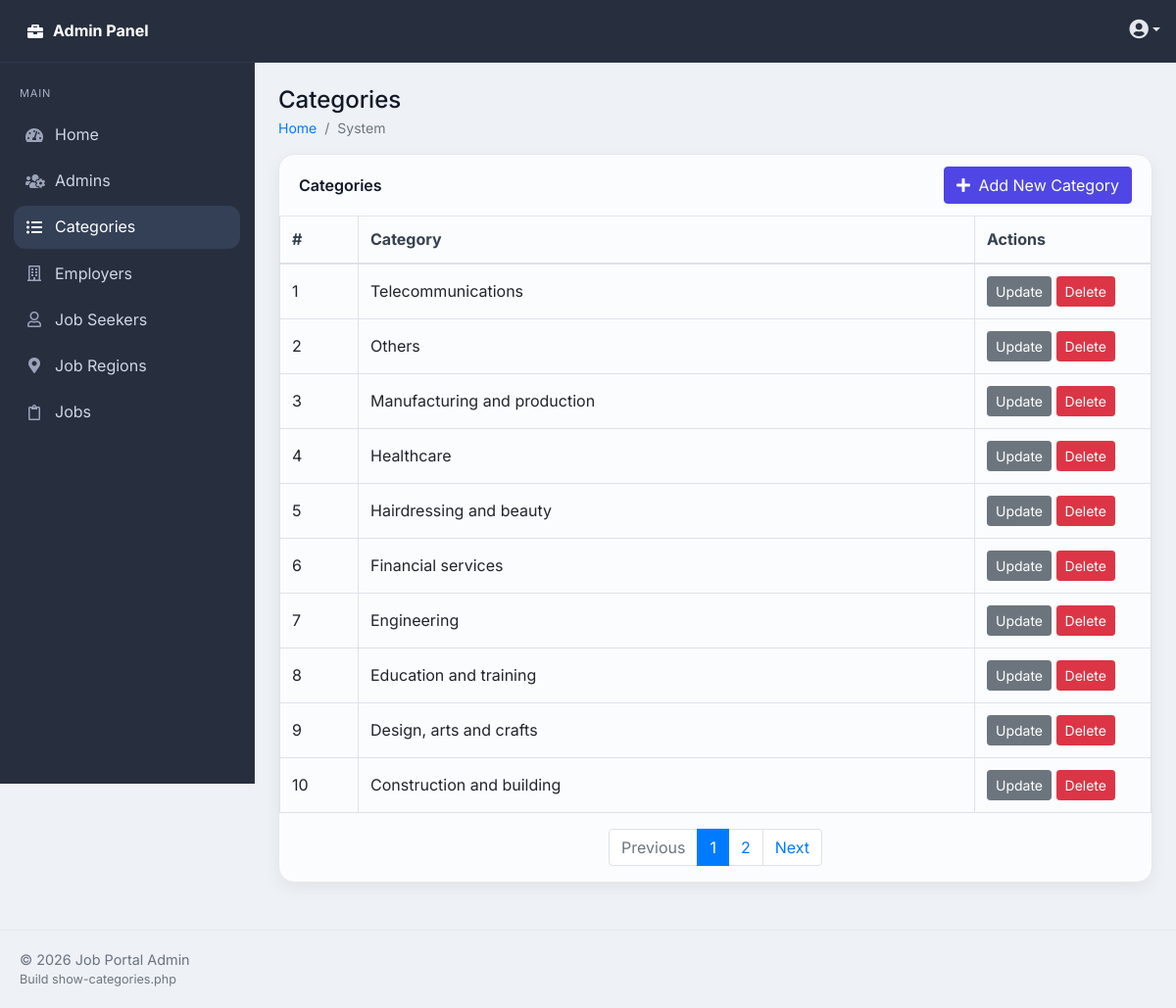
/admin/categories-admins/show-categories.php (signed in), run on the app's committed database.
### tables this page shows
CREATE TABLE `categories` (
  `id` int(3) NOT NULL AUTO_INCREMENT,
  `name` varchar(200) NOT NULL,
  `created_at` timestamp NOT NULL DEFAULT current_timestamp() ON UPDATE current_timestamp(),
  PRIMARY KEY (`id`)
);

### admin/categories-admins/show-categories.php (the view, shortened to what this page needs)
<?php require "../../config/config.php";
?>
<?php
require "../layouts/header.php";
function h($v){ return htmlspecialchars((string)$v, ENT_QUOTES, 'UTF-8'); }
$limit   = 10;
$page    = (isset($_GET['page']) && is_numeric($_GET['page']) && $_GET['page'] > 0) ? (int)$_GET['page'] : 1;
$offset  = ($page - 1) * $limit;
$counter = $offset + 1;
$totalStmt    = $conn->query("SELECT COUNT(*) AS total FROM categories");
$totalRecords = (int)$totalStmt->fetch(PDO::FETCH_OBJ)->total;
$totalPages   = max(1, (int)ceil($totalRecords / $limit));
$stmt = $conn->prepare("SELECT id, name FROM categories ORDER BY id DESC LIMIT :limit OFFSET :offset");
$stmt->bindValue(':limit',  $limit,  PDO::PARAM_INT);
$stmt->bindValue(':offset', $offset, PDO::PARAM_INT);
$stmt->execute();
$categories = $stmt->fetchAll(PDO::FETCH_OBJ);
?>
<div class="row">
  <div class="col">
    <div class="card">
      <div class="card-header d-flex align-items-center justify-content-between">
        <h2 class="card-title h6 mb-0">Categories</h2>
        <a href="<?= ADMINURL ?>/categories-admins/create-category.php" class="btn btn-primary">
          <i class="fas fa-plus mr-1"></i> Add New Category
        </a>
      </div>
      <div class="card-body p-0">
        <div class="table-responsive">
          <table class="table table-hover table-bordered mb-0">
            <thead>
              <tr>
                <th style="width:80px">#</th>
                <th>Category</th>
                <th style="width:180px">Actions</th>
              </tr>
            </thead>
            <tbody>
              <?php if (!$categories): ?>
                <tr>
                  <td colspan="3" class="text-center text-muted py-4">No categories found.</td>
                </tr>
              <?php else: ?>
                <?php foreach ($categories as $category): ?>
                  <tr>
                    <td><?= (int)$counter++; ?></td>
                    <td><?= h($category->name); ?></td>
                    <td>
                      <a href="<?= ADMINURL ?>/categories-admins/update-category.php?id=<?= (int)$category->id ?>" class="btn btn-secondary btn-sm text-white">
                        Update
                      </a>
                      <a href="<?= ADMINURL ?>/categories-admins/delete-category.php?id=<?= (int)$category->id ?>"
                         class="btn btn-danger btn-sm"
                         onclick="return confirm('Delete this category? This action cannot be undone.');">
                        Delete
                      </a>
                    </td>
                  </tr>
                <?php endforeach; ?>
              <?php endif; ?>
            </tbody>
          </table>
        </div>
        <nav class="p-3">
          <ul class="pagination justify-content-center mb-0">
            <li class="page-item <?= ($page <= 1 ? 'disabled' : '') ?>">
              <a class="page-link" href="?page=<?= max(1, $page - 1) ?>">Previous</a>
            </li>
            <?php for ($i = 1; $i <= $totalPages; $i++): ?>
              <li class="page-item <?= ($page === $i ? 'active' : '') ?>">
                <a class="page-link" href="?page=<?= $i ?>"><?= $i ?></a>
              </li>
            <?php endfor; ?>
            <li class="page-item <?= ($page >= $totalPages ? 'disabled' : '') ?>">
              <a class="page-link" href="?page=<?= min($totalPages, $page + 1) ?>">Next</a>
            </li>
          </ul>
        </nav>
      </div>
    </div>
  </div>
</div>
<?php require "../layouts/footer.php"; ?>

### admin/styles/style.css (style rules this page uses)
:root { --nav:#272e3e; --nav-border:#31384c; --nav-muted:#a9b0c2; --bg:#eef1f5; --card:#fbfcfe; --text:#111827; --muted:#6b7280; --primary:#4f46e5; --primary-600:#4338ca; --border:#e5e7eb; --sidebar:#272e3e; --sidebar-border:#31384c; --shadow:0 6px 18px rgba(0,0,0,.06); --radius:16px; }
* { box-sizing:border-box }
html,body { height:100% }
body.app { font-family:'Inter',system-ui,-apple-system,Segoe UI,Roboto,Arial,sans-serif; color:var(--text); background:var(--bg); line-height:1.45; }
.card { border:1px solid var(--border)!important; border-radius:var(--radius)!important; box-shadow:var(--shadow); background:var(--card); }
.card-header { background:transparent; border-bottom:1px solid var(--border) }
.card-title { margin:0; font-weight:600 }
.table thead th { border-top:0; color:#374151 }
.table tbody td { vertical-align:middle }
.btn-primary { background:var(--primary); border-color:var(--primary) }

### data on the page
categories: name "Telecommunications"
categories: name "Others"
categories: name "Manufacturing and production"
categories: name "Healthcare"
categories: name "Hairdressing and beauty"
categories: name "Financial services"
categories: name "Engineering"
categories: name "Education and training"
categories: name "Design, arts and crafts"
categories: name "Construction and building"

### other printed values
$pageTitle "Categories"
$breadcrumb "System"
basename($_SERVER['SCRIPT_NAME']) "show-categories.php"
